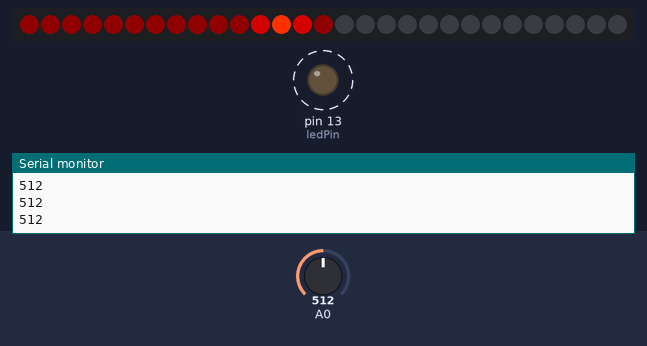
Bench run of a sketch on a simulated Arduino Uno, built with avr-gcc and run on an emulated ATmega328P. Shown: 29 RGB LEDs in strip order, left to right, output pins drawn as LEDs (lit = HIGH), the last lines printed to the serial monitor. Dashed ring = blinking. Inputs (shaded band) come from the test bench; at power-on: A0 = 512.

Above: at 1.28 s.
1.3 s: A0 set to 110
2.9 s: A0 set to 95
At 3.8 s:
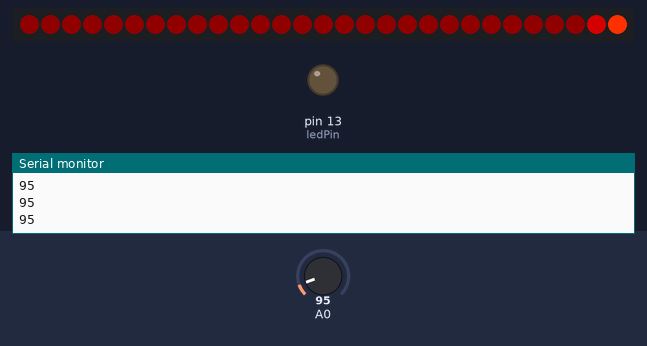
4.4 s: A0 set to 122
At 4.62 s:
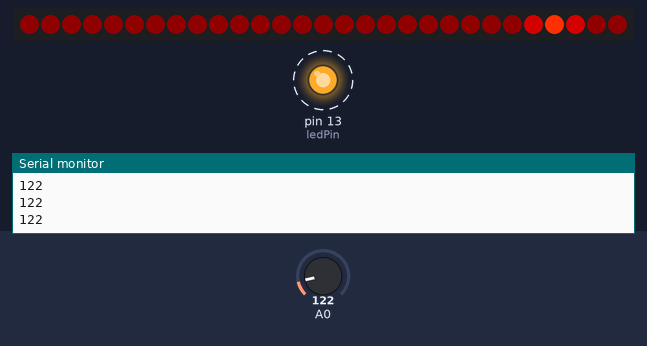
6.1 s: A0 set to 90
At 6.1 s:
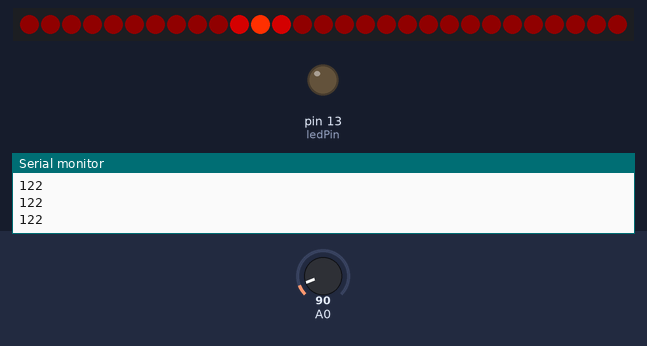
Timing chart, 0 to 8.6 s (numbered marks = the images above; inputs shaded):
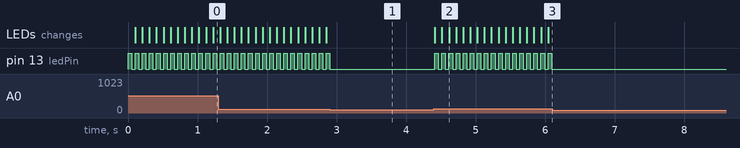

Measured:
- the behaviour switches between 101 and 100 on A0 (found by bisection; images 0 and 1)
- after the input at 2.9 s, pin 13 (ledPin): goes on until 2.9 s, then stays LOW
- after the input at 4.4 s, pin 13 (ledPin): alternates HIGH for 0.05 s and LOW for 0.05 s, starting at once; the LEDs: first change at once (image 2 shows a later state)
- after the input at 6.1 s, pin 13 (ledPin): stops changing and stays LOW
- by itself, pin 13 (ledPin): alternates HIGH for 0.05 s and LOW for 0.05 s

The sketch:

sketch.ino
```cpp
#include <Adafruit_NeoPixel.h>

// Global variables

#define N_LEDS 29.3666666

#define PIN     4

Adafruit_NeoPixel strip = Adafruit_NeoPixel(N_LEDS, PIN, NEO_GRB + NEO_KHZ800);

#define ledPin  13
#define thresholdvalue 100

int soundValue = 0;

void setup() {
     pinMode(ledPin, OUTPUT);
     Serial.begin(9600);
     strip.begin();
     strip.show();
}

int pos = 0, dir = 1; // Position, direction of "eye"


void loop() {
  int j;

  soundValue = analogRead(A0);//use A0 to read the electrical signal
  Serial.println(soundValue, DEC);

  if(soundValue > thresholdvalue) {
  digitalWrite(ledPin,HIGH);


  // Draw 5 pixels centered on pos.  setPixelColor() will clip any
  // pixels off the ends of the strip, we don't need to watch for that.
  strip.setPixelColor(pos - 2, 0x100000); // Dark red
  strip.setPixelColor(pos - 1, 0x800000); // Medium red
  strip.setPixelColor(pos    , 0xFF3000); // Center pixel is brightest
  strip.setPixelColor(pos + 1, 0x800000); // Medium red
  strip.setPixelColor(pos + 2, 0x100000); // Dark red
  // Bounce off ends of strip
  pos += dir;
  if(pos < 0) {
    pos = 1;
    dir = -dir;
  } else if(pos >= strip.numPixels()) {
    pos = strip.numPixels() - 2;
    dir = -dir;
  }

  strip.show();

  delay(50);
  }

  digitalWrite(ledPin,LOW);
  // Rather than being sneaky and erasing just the tail pixel,
  // it's easier to erase it all and draw a new one next time.
  for(j=-2; j<= 2; j++) strip.setPixelColor(pos+j, 0);
  delay(50);

  // // Bounce off ends of strip
  // pos += dir;
  // if(pos < 0) {
  //   pos = 1;
  //   dir = -dir;
  // } else if(pos >= strip.numPixels()) {
  //   pos = strip.numPixels() - 2;
  //   dir = -dir;
  // }
}
```
